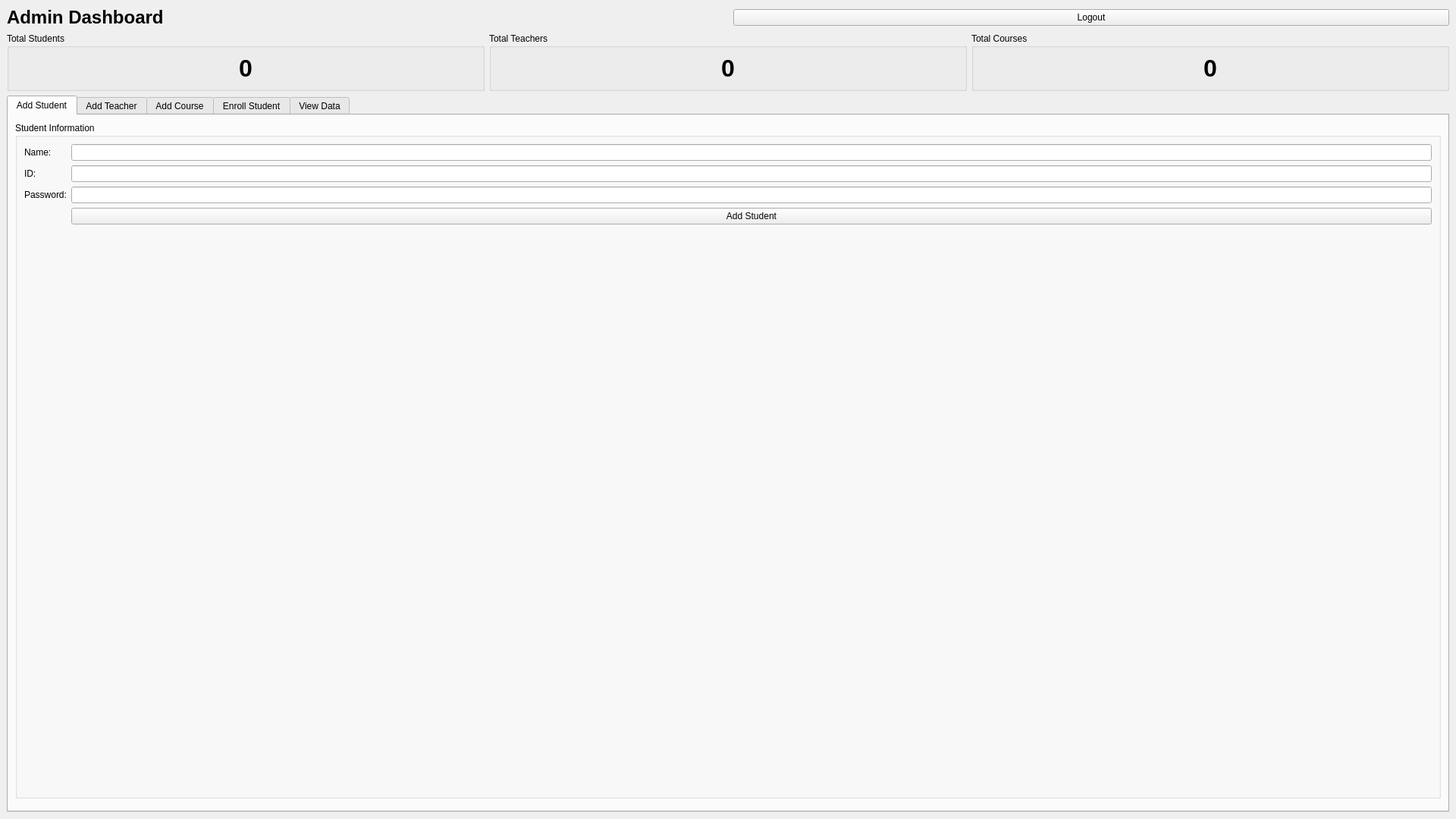
<?xml version="1.0" encoding="UTF-8"?>
<ui version="4.0">
 <class>AdminDashboard</class>
 <widget class="QMainWindow" name="AdminDashboard">
  <property name="geometry">
   <rect>
    <x>0</x>
    <y>0</y>
    <width>1920</width>
    <height>1080</height>
   </rect>
  </property>
  <property name="windowTitle">
   <string>Admin Dashboard</string>
  </property>
  <widget class="QWidget" name="centralwidget">
   <layout class="QVBoxLayout" name="verticalLayout">
    <item>
     <layout class="QHBoxLayout" name="headerLayout">
      <item>
       <widget class="QLabel" name="titleLabel">
        <property name="text">
         <string>Admin Dashboard</string>
        </property>
        <property name="font">
         <font>
          <pointsize>18</pointsize>
          <bold>true</bold>
         </font>
        </property>
       </widget>
      </item>
      <item>
       <spacer name="horizontalSpacer">
        <property name="orientation">
         <enum>Qt::Horizontal</enum>
        </property>
       </spacer>
      </item>
      <item>
       <widget class="QPushButton" name="logoutButton">
        <property name="text">
         <string>Logout</string>
        </property>
       </widget>
      </item>
     </layout>
    </item>
    <item>
     <layout class="QHBoxLayout" name="statsLayout">
      <item>
       <widget class="QGroupBox" name="studentStats">
        <property name="title">
         <string>Total Students</string>
        </property>
        <layout class="QVBoxLayout">
         <item>
          <widget class="QLabel" name="studentCountLabel">
           <property name="text">
            <string>0</string>
           </property>
           <property name="alignment">
            <set>Qt::AlignCenter</set>
           </property>
           <property name="font">
            <font>
             <pointsize>24</pointsize>
             <bold>true</bold>
            </font>
           </property>
          </widget>
         </item>
        </layout>
       </widget>
      </item>
      <item>
       <widget class="QGroupBox" name="teacherStats">
        <property name="title">
         <string>Total Teachers</string>
        </property>
        <layout class="QVBoxLayout">
         <item>
          <widget class="QLabel" name="teacherCountLabel">
           <property name="text">
            <string>0</string>
           </property>
           <property name="alignment">
            <set>Qt::AlignCenter</set>
           </property>
           <property name="font">
            <font>
             <pointsize>24</pointsize>
             <bold>true</bold>
            </font>
           </property>
          </widget>
         </item>
        </layout>
       </widget>
      </item>
      <item>
       <widget class="QGroupBox" name="courseStats">
        <property name="title">
         <string>Total Courses</string>
        </property>
        <layout class="QVBoxLayout">
         <item>
          <widget class="QLabel" name="courseCountLabel">
           <property name="text">
            <string>0</string>
           </property>
           <property name="alignment">
            <set>Qt::AlignCenter</set>
           </property>
           <property name="font">
            <font>
             <pointsize>24</pointsize>
             <bold>true</bold>
            </font>
           </property>
          </widget>
         </item>
        </layout>
       </widget>
      </item>
     </layout>
    </item>
    <item>
     <widget class="QTabWidget" name="tabWidget">
      <property name="currentIndex">
       <number>0</number>
      </property>
      <widget class="QWidget" name="addStudentTab">
       <attribute name="title">
        <string>Add Student</string>
       </attribute>
       <layout class="QVBoxLayout">
        <item>
         <widget class="QGroupBox" name="studentGroupBox">
          <property name="title">
           <string>Student Information</string>
          </property>
          <layout class="QFormLayout">
           <item row="0" column="0">
            <widget class="QLabel" name="label">
             <property name="text">
              <string>Name:</string>
             </property>
            </widget>
           </item>
           <item row="0" column="1">
            <widget class="QLineEdit" name="studentNameEdit"/>
           </item>
           <item row="1" column="0">
            <widget class="QLabel" name="label_2">
             <property name="text">
              <string>ID:</string>
             </property>
            </widget>
           </item>
           <item row="1" column="1">
            <widget class="QLineEdit" name="studentIdEdit"/>
           </item>
           <item row="2" column="0">
            <widget class="QLabel" name="label_3">
             <property name="text">
              <string>Password:</string>
             </property>
            </widget>
           </item>
           <item row="2" column="1">
            <widget class="QLineEdit" name="studentPasswordEdit">
             <property name="echoMode">
              <enum>QLineEdit::Password</enum>
             </property>
            </widget>
           </item>
           <item row="3" column="1">
            <widget class="QPushButton" name="addStudentButton">
             <property name="text">
              <string>Add Student</string>
             </property>
            </widget>
           </item>
          </layout>
         </widget>
        </item>
        <item>
         <spacer>
          <property name="orientation">
           <enum>Qt::Vertical</enum>
          </property>
         </spacer>
        </item>
       </layout>
      </widget>
      <widget class="QWidget" name="addTeacherTab">
       <attribute name="title">
        <string>Add Teacher</string>
       </attribute>
       <layout class="QVBoxLayout">
        <item>
         <widget class="QGroupBox" name="teacherGroupBox">
          <property name="title">
           <string>Teacher Information</string>
          </property>
          <layout class="QFormLayout">
           <item row="0" column="0">
            <widget class="QLabel" name="label_4">
             <property name="text">
              <string>Name:</string>
             </property>
            </widget>
           </item>
           <item row="0" column="1">
            <widget class="QLineEdit" name="teacherNameEdit"/>
           </item>
           <item row="1" column="0">
            <widget class="QLabel" name="label_5">
             <property name="text">
              <string>ID:</string>
             </property>
            </widget>
           </item>
           <item row="1" column="1">
            <widget class="QLineEdit" name="teacherIdEdit"/>
           </item>
           <item row="2" column="0">
            <widget class="QLabel" name="label_6">
             <property name="text">
              <string>Password:</string>
             </property>
            </widget>
           </item>
           <item row="2" column="1">
            <widget class="QLineEdit" name="teacherPasswordEdit">
             <property name="echoMode">
              <enum>QLineEdit::Password</enum>
             </property>
            </widget>
           </item>
           <item row="3" column="1">
            <widget class="QPushButton" name="addTeacherButton">
             <property name="text">
              <string>Add Teacher</string>
             </property>
            </widget>
           </item>
          </layout>
         </widget>
        </item>
        <item>
         <spacer>
          <property name="orientation">
           <enum>Qt::Vertical</enum>
          </property>
         </spacer>
        </item>
       </layout>
      </widget>
      <widget class="QWidget" name="addCourseTab">
       <attribute name="title">
        <string>Add Course</string>
       </attribute>
       <layout class="QVBoxLayout">
        <item>
         <widget class="QGroupBox" name="courseGroupBox">
          <property name="title">
           <string>Course Information</string>
          </property>
          <layout class="QFormLayout">
           <item row="0" column="0">
            <widget class="QLabel" name="label_7">
             <property name="text">
              <string>Course Code:</string>
             </property>
            </widget>
           </item>
           <item row="0" column="1">
            <widget class="QLineEdit" name="courseCodeEdit"/>
           </item>
           <item row="1" column="0">
            <widget class="QLabel" name="label_8">
             <property name="text">
              <string>Course Title:</string>
             </property>
            </widget>
           </item>
           <item row="1" column="1">
            <widget class="QLineEdit" name="courseTitleEdit"/>
           </item>
           <item row="2" column="0">
            <widget class="QLabel" name="label_9">
             <property name="text">
              <string>Teacher:</string>
             </property>
            </widget>
           </item>
           <item row="2" column="1">
            <widget class="QComboBox" name="courseTeacherCombo"/>
           </item>
           <item row="3" column="1">
            <widget class="QPushButton" name="addCourseButton">
             <property name="text">
              <string>Add Course</string>
             </property>
            </widget>
           </item>
          </layout>
         </widget>
        </item>
        <item>
         <spacer>
          <property name="orientation">
           <enum>Qt::Vertical</enum>
          </property>
         </spacer>
        </item>
       </layout>
      </widget>
      <widget class="QWidget" name="enrollTab">
       <attribute name="title">
        <string>Enroll Student</string>
       </attribute>
       <layout class="QVBoxLayout">
        <item>
         <widget class="QGroupBox" name="enrollGroupBox">
          <property name="title">
           <string>Enrollment</string>
          </property>
          <layout class="QFormLayout">
           <item row="0" column="0">
            <widget class="QLabel" name="label_10">
             <property name="text">
              <string>Student:</string>
             </property>
            </widget>
           </item>
           <item row="0" column="1">
            <widget class="QComboBox" name="enrollStudentCombo"/>
           </item>
           <item row="1" column="0">
            <widget class="QLabel" name="label_11">
             <property name="text">
              <string>Course:</string>
             </property>
            </widget>
           </item>
           <item row="1" column="1">
            <widget class="QComboBox" name="enrollCourseCombo"/>
           </item>
           <item row="2" column="1">
            <widget class="QPushButton" name="enrollStudentButton">
             <property name="text">
              <string>Enroll Student</string>
             </property>
            </widget>
           </item>
          </layout>
         </widget>
        </item>
        <item>
         <spacer>
          <property name="orientation">
           <enum>Qt::Vertical</enum>
          </property>
         </spacer>
        </item>
       </layout>
      </widget>
      <widget class="QWidget" name="viewTab">
       <attribute name="title">
        <string>View Data</string>
       </attribute>
       <layout class="QVBoxLayout">
        <item>
         <layout class="QHBoxLayout">
          <item>
           <widget class="QPushButton" name="viewStudentsButton">
            <property name="text">
             <string>View Students</string>
            </property>
           </widget>
          </item>
          <item>
           <widget class="QPushButton" name="viewTeachersButton">
            <property name="text">
             <string>View Teachers</string>
            </property>
           </widget>
          </item>
          <item>
           <widget class="QPushButton" name="viewCoursesButton">
            <property name="text">
             <string>View Courses</string>
            </property>
           </widget>
          </item>
         </layout>
        </item>
        <item>
         <widget class="QTableWidget" name="dataTable">
          <property name="editTriggers">
           <set>QAbstractItemView::NoEditTriggers</set>
          </property>
          <property name="selectionBehavior">
           <enum>QAbstractItemView::SelectRows</enum>
          </property>
         </widget>
        </item>
       </layout>
      </widget>
     </widget>
    </item>
   </layout>
  </widget>
 </widget>
 <resources/>
 <connections/>
</ui>
